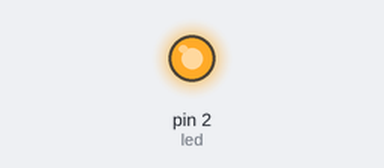
Simulated run of this sketch. Board: Arduino Uno, built with avr-gcc and run on an emulated ATmega328P. Parts: output pins drawn as LEDs (lit = HIGH).

Above: at 0.1 s.
Timing chart, 0 to 1.6 s (numbered marks = the images above):
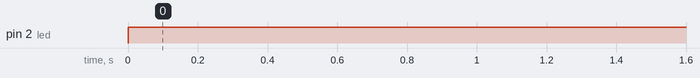

Measured:
- by itself, pin 2 (led): LOW → HIGH at 0.00 s

The sketch:

activity2.ino
```cpp
// Making LED On at D2

int led=2;

void setup(){
    pinMode(led,OUTPUT);
}

void loop(){
    digitalWrite(led,1);
}
```
